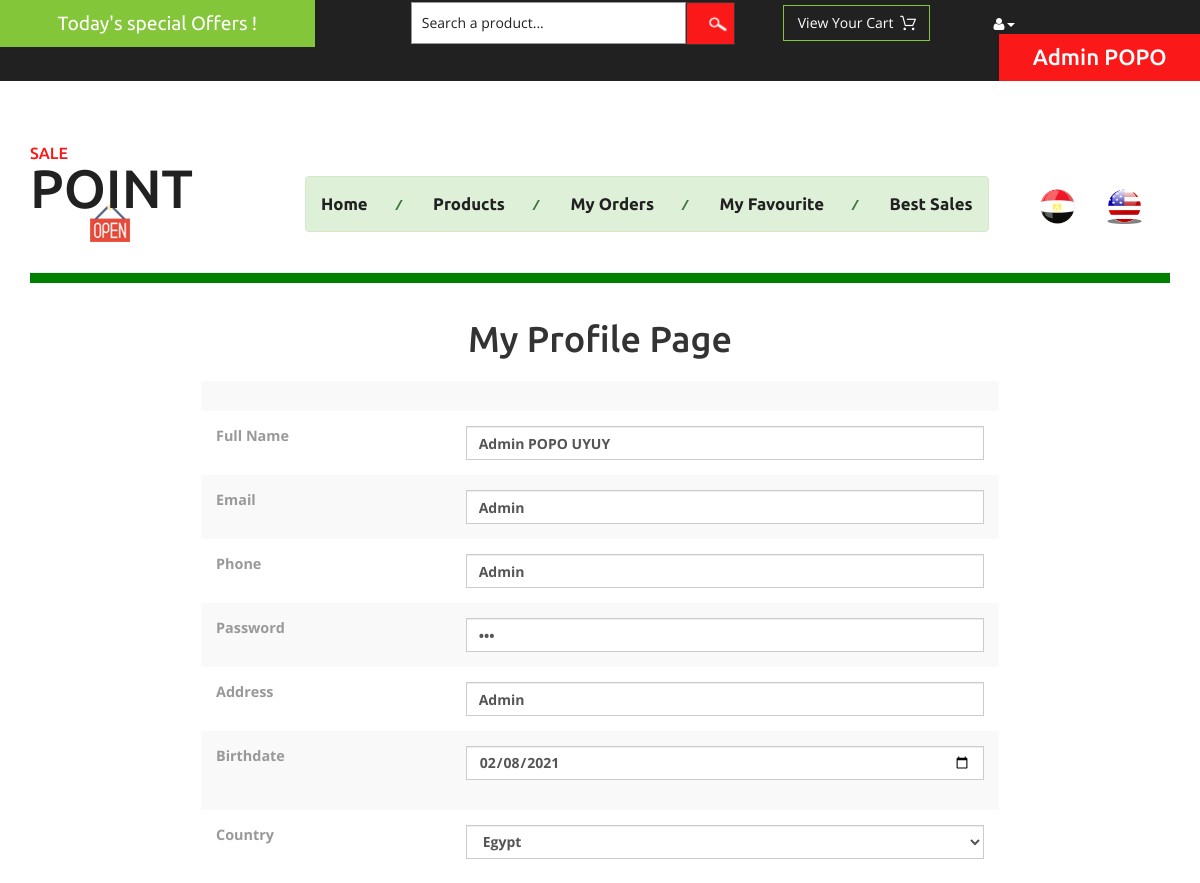
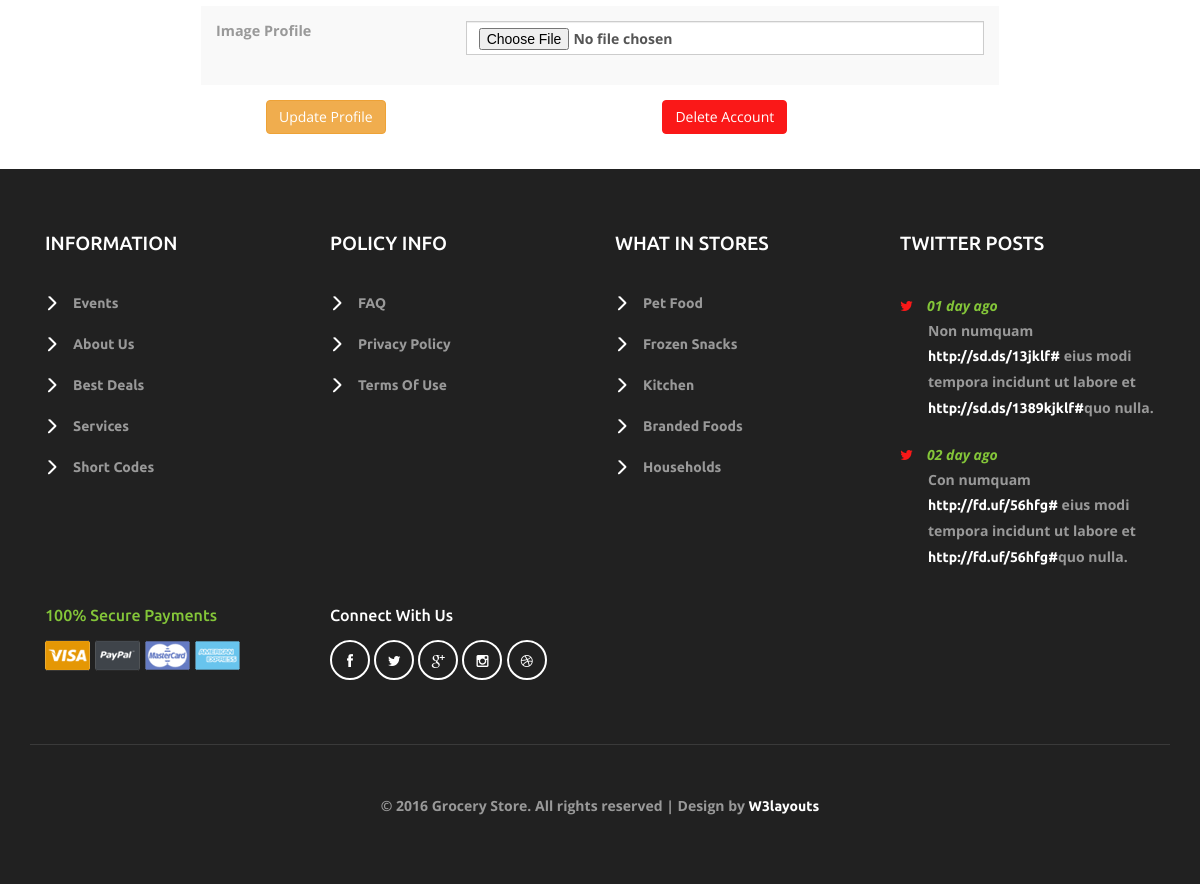
Screenshot of /editprofile.php (signed in) with the database file from the repository (2 pictures, top to bottom).
### tables this page shows
CREATE TABLE `users` (
  `userid` int(11) NOT NULL,
  `name` varchar(200) NOT NULL,
  `phone` varchar(11) NOT NULL,
  `email` varchar(150) NOT NULL,
  `bdate` date DEFAULT NULL,
  `address` varchar(250) DEFAULT NULL,
  `country` varchar(30) NOT NULL,
  `password` varchar(8) NOT NULL,
  `type` varchar(100) NOT NULL
);

### Classes/Database.php (called while the page is built, shortened)
<?php
    class Database
    {
        var $conn;
        function __construct()
        {
            $this->conn=mysqli_connect("mysql5044.site4now.net","a6e60d_salepoi","ABC@123456","db_a6e60d_salepoi");
        }
      function GetData($select)
      {
        $result= mysqli_query($this->conn,$select);
        return $result;
      }
    }
?>

### Classes/Customer.php (called while the page is built, shortened)
<?php
include_once "Database.php";
class Customer extends Database implements Operations
{
    public function GetAll(){
        return parent::GetData("select * from users where userid='".$_SESSION["id"]."'");
    }
}
?>

### editprofile.php (the view, shortened to what this page needs)
<?php
    if(isset($_SESSION["id"]))
    include_once "HeaderAfter.php";
    else
    include_once "HeaderBefore.php";
?>
<div class="container m-3">
<div class="form">
<form method="post" enctype="multipart/form-data">
<center>
    <h1 class="m-3">My Profile Page</h1>
    <br/>
<table class="table table-striped table-borderd m-3" style="width:70%">
<tr>
<td colspan="2">
</td>
</tr>
    <?php
        include_once "classes/Customer.php";
        $cust=new Customer();
        $rs=$cust->GetAll();
        if($row=mysqli_fetch_assoc($rs))
        {
    ?>
        <tr>
            <td>Full Name  </td>
            <td><input type="text" class="form-control" name="txtname" placeholder="Full name" value="<?php echo $row["name"]; ?>" required=" ">  </td>
        </tr>
        <tr>
            <td>Email  </td>
            <td>  <input type="email" class="form-control"  name="txtemail" value="<?php echo $row["email"]; ?>" placeholder="Email Address" required=" "/> </td>
        </tr>
        <tr>
            <td>Phone </td>
            <td>  <input type="text" class="form-control"  name="txtphone" value="<?php echo $row["phone"]; ?> " placeholder="Phone Number" required=" "></td>
        </tr>
        <tr>
            <td>Password </td>
            <td>  <input type="password" class="form-control"  name="txtpass" value="<?php echo $row["password"]; ?>" placeholder="Password" required=" "> </td>
        </tr>
        <tr>
            <td>Address  </td>
            <td><input type="text" class="form-control"  name="txtaddress" value="<?php echo $row["address"]; ?>" placeholder="Your Address" required=" ">  </td>
        </tr>
        <tr>
            <td>Birthdate  </td>
            <td> <input type="date" class="form-control"  value="<?php echo $row["bdate"]; ?>" name="txtbdate" style="margin-bottom:15px" placeholder="Birthdate" required=" "> </td>
        </tr>
        <tr>
            <td>Country </td>
            <td><select name="scountry" class="form-control"  style="margin-bottom:15px">
                <option value="EG" <?php if($row["country"]=="EG") echo "selected";  ?> >Egypt</option>
            </select>
        </tr>
        <tr>
            <td>Image Profile </td>
            <td> <input type="file" class="form-control"  name="file"  style="margin-bottom:15px" /> </td>
        </tr>
        <tr style="text-align: center;">
            <td> <input type="submit" name="btnupdate" class="btn btn-warning" value="Update Profile"/>  </td>
            <td> <input type="submit" class="btn btn-danger" value="Delete Account"/>  </td>
        </tr>
        <?php } ?>
    </table>
    </center>
 </div>
</div>
<?php
    include_once "Footer.php";
?>

### rows the page displays
users: txtname "Admin POPO UYUY", txtemail "Admin", txtphone "Admin", txtaddress "Admin", txtbdate "02/08/2021"

### other values shown
$b[0] "Admin"
$b[1] "POPO"
